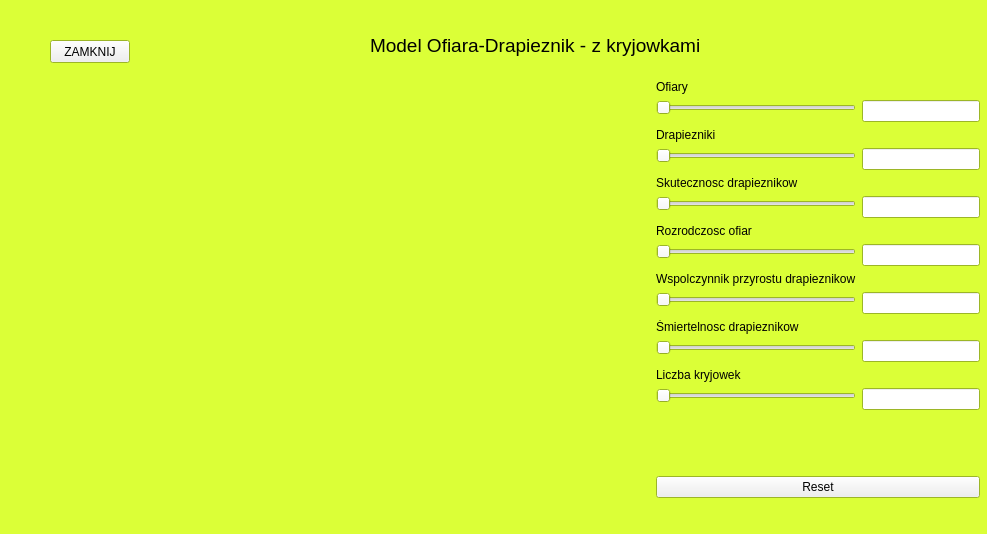
<?xml version="1.0" encoding="UTF-8"?>
<ui version="4.0">
 <class>MainWindowKryj</class>
 <widget class="QMainWindow" name="MainWindowKryj">
  <property name="geometry">
   <rect>
    <x>0</x>
    <y>0</y>
    <width>987</width>
    <height>534</height>
   </rect>
  </property>
  <property name="minimumSize">
   <size>
    <width>900</width>
    <height>400</height>
   </size>
  </property>
  <property name="maximumSize">
   <size>
    <width>16777215</width>
    <height>600</height>
   </size>
  </property>
  <property name="palette">
   <palette>
    <active>
     <colorrole role="Base">
      <brush brushstyle="SolidPattern">
       <color alpha="255">
        <red>255</red>
        <green>255</green>
        <blue>255</blue>
       </color>
      </brush>
     </colorrole>
     <colorrole role="Window">
      <brush brushstyle="SolidPattern">
       <color alpha="255">
        <red>219</red>
        <green>255</green>
        <blue>55</blue>
       </color>
      </brush>
     </colorrole>
    </active>
    <inactive>
     <colorrole role="Base">
      <brush brushstyle="SolidPattern">
       <color alpha="255">
        <red>255</red>
        <green>255</green>
        <blue>255</blue>
       </color>
      </brush>
     </colorrole>
     <colorrole role="Window">
      <brush brushstyle="SolidPattern">
       <color alpha="255">
        <red>219</red>
        <green>255</green>
        <blue>55</blue>
       </color>
      </brush>
     </colorrole>
    </inactive>
    <disabled>
     <colorrole role="Base">
      <brush brushstyle="SolidPattern">
       <color alpha="255">
        <red>219</red>
        <green>255</green>
        <blue>55</blue>
       </color>
      </brush>
     </colorrole>
     <colorrole role="Window">
      <brush brushstyle="SolidPattern">
       <color alpha="255">
        <red>219</red>
        <green>255</green>
        <blue>55</blue>
       </color>
      </brush>
     </colorrole>
    </disabled>
   </palette>
  </property>
  <property name="windowTitle">
   <string>Symulacja z Kryjowkami</string>
  </property>
  <widget class="QWidget" name="centralwidget">
   <widget class="QWidget" name="horizontalLayoutWidget">
    <property name="geometry">
     <rect>
      <x>50</x>
      <y>80</y>
      <width>930</width>
      <height>418</height>
     </rect>
    </property>
    <layout class="QHBoxLayout" name="horizontalLayout" stretch="0,0">
     <item>
      <widget class="QCustomPlot" name="customPlot" native="true">
       <property name="minimumSize">
        <size>
         <width>600</width>
         <height>400</height>
        </size>
       </property>
      </widget>
     </item>
     <item>
      <layout class="QVBoxLayout" name="verticalLayout_2">
       <item>
        <layout class="QFormLayout" name="formLayout">
         <property name="fieldGrowthPolicy">
          <enum>QFormLayout::AllNonFixedFieldsGrow</enum>
         </property>
         <item row="0" column="0">
          <widget class="QLabel" name="label_3">
           <property name="text">
            <string>Ofiary</string>
           </property>
          </widget>
         </item>
         <item row="2" column="0">
          <widget class="QSlider" name="Ofiary">
           <property name="minimumSize">
            <size>
             <width>200</width>
             <height>0</height>
            </size>
           </property>
           <property name="orientation">
            <enum>Qt::Horizontal</enum>
           </property>
          </widget>
         </item>
         <item row="2" column="1">
          <widget class="QLineEdit" name="lOfiary"/>
         </item>
         <item row="3" column="0">
          <widget class="QLabel" name="label_2">
           <property name="text">
            <string>Drapiezniki</string>
           </property>
          </widget>
         </item>
         <item row="4" column="0">
          <widget class="QSlider" name="Drapiezniki">
           <property name="minimumSize">
            <size>
             <width>200</width>
             <height>0</height>
            </size>
           </property>
           <property name="orientation">
            <enum>Qt::Horizontal</enum>
           </property>
          </widget>
         </item>
         <item row="4" column="1">
          <widget class="QLineEdit" name="lDrap"/>
         </item>
         <item row="5" column="0">
          <widget class="QLabel" name="label">
           <property name="text">
            <string>Skutecznosc drapieznikow</string>
           </property>
          </widget>
         </item>
         <item row="6" column="0">
          <widget class="QSlider" name="Skut_drap">
           <property name="minimumSize">
            <size>
             <width>200</width>
             <height>0</height>
            </size>
           </property>
           <property name="orientation">
            <enum>Qt::Horizontal</enum>
           </property>
          </widget>
         </item>
         <item row="6" column="1">
          <widget class="QLineEdit" name="lSkut_drap"/>
         </item>
         <item row="7" column="0">
          <widget class="QLabel" name="label_6">
           <property name="text">
            <string>Rozrodczosc ofiar</string>
           </property>
          </widget>
         </item>
         <item row="8" column="0">
          <widget class="QSlider" name="Rozrod_of">
           <property name="minimumSize">
            <size>
             <width>200</width>
             <height>15</height>
            </size>
           </property>
           <property name="orientation">
            <enum>Qt::Horizontal</enum>
           </property>
          </widget>
         </item>
         <item row="8" column="1">
          <widget class="QLineEdit" name="lRozrod_of"/>
         </item>
         <item row="9" column="0">
          <widget class="QLabel" name="label_4">
           <property name="text">
            <string>Wspolczynnik przyrostu drapieznikow</string>
           </property>
          </widget>
         </item>
         <item row="10" column="0">
          <widget class="QSlider" name="Wsp_przyr_drap">
           <property name="minimumSize">
            <size>
             <width>200</width>
             <height>0</height>
            </size>
           </property>
           <property name="orientation">
            <enum>Qt::Horizontal</enum>
           </property>
          </widget>
         </item>
         <item row="10" column="1">
          <widget class="QLineEdit" name="lWsp_przyr_of"/>
         </item>
         <item row="11" column="0">
          <widget class="QLabel" name="label_5">
           <property name="text">
            <string>Śmiertelnosc drapieznikow</string>
           </property>
          </widget>
         </item>
         <item row="13" column="0">
          <widget class="QSlider" name="Smiert_drap">
           <property name="minimumSize">
            <size>
             <width>200</width>
             <height>0</height>
            </size>
           </property>
           <property name="orientation">
            <enum>Qt::Horizontal</enum>
           </property>
          </widget>
         </item>
         <item row="13" column="1">
          <widget class="QLineEdit" name="lSmier_drap"/>
         </item>
         <item row="15" column="0">
          <widget class="QSlider" name="kryjowki">
           <property name="minimumSize">
            <size>
             <width>200</width>
             <height>0</height>
            </size>
           </property>
           <property name="orientation">
            <enum>Qt::Horizontal</enum>
           </property>
          </widget>
         </item>
         <item row="14" column="0">
          <widget class="QLabel" name="label_8">
           <property name="text">
            <string>Liczba kryjowek</string>
           </property>
          </widget>
         </item>
         <item row="15" column="1">
          <widget class="QLineEdit" name="lkryjowki"/>
         </item>
        </layout>
       </item>
       <item>
        <widget class="QPushButton" name="reset">
         <property name="text">
          <string>Reset</string>
         </property>
        </widget>
       </item>
      </layout>
     </item>
    </layout>
   </widget>
   <widget class="QLabel" name="label_7">
    <property name="geometry">
     <rect>
      <x>370</x>
      <y>30</y>
      <width>381</width>
      <height>31</height>
     </rect>
    </property>
    <property name="palette">
     <palette>
      <active>
       <colorrole role="WindowText">
        <brush brushstyle="SolidPattern">
         <color alpha="255">
          <red>0</red>
          <green>0</green>
          <blue>0</blue>
         </color>
        </brush>
       </colorrole>
       <colorrole role="Button">
        <brush brushstyle="SolidPattern">
         <color alpha="255">
          <red>255</red>
          <green>255</green>
          <blue>255</blue>
         </color>
        </brush>
       </colorrole>
       <colorrole role="Light">
        <brush brushstyle="SolidPattern">
         <color alpha="255">
          <red>255</red>
          <green>255</green>
          <blue>255</blue>
         </color>
        </brush>
       </colorrole>
       <colorrole role="Midlight">
        <brush brushstyle="SolidPattern">
         <color alpha="255">
          <red>255</red>
          <green>255</green>
          <blue>255</blue>
         </color>
        </brush>
       </colorrole>
       <colorrole role="Dark">
        <brush brushstyle="SolidPattern">
         <color alpha="255">
          <red>127</red>
          <green>127</green>
          <blue>127</blue>
         </color>
        </brush>
       </colorrole>
       <colorrole role="Mid">
        <brush brushstyle="SolidPattern">
         <color alpha="255">
          <red>170</red>
          <green>170</green>
          <blue>170</blue>
         </color>
        </brush>
       </colorrole>
       <colorrole role="Text">
        <brush brushstyle="SolidPattern">
         <color alpha="255">
          <red>255</red>
          <green>0</green>
          <blue>0</blue>
         </color>
        </brush>
       </colorrole>
       <colorrole role="BrightText">
        <brush brushstyle="SolidPattern">
         <color alpha="255">
          <red>255</red>
          <green>255</green>
          <blue>255</blue>
         </color>
        </brush>
       </colorrole>
       <colorrole role="ButtonText">
        <brush brushstyle="SolidPattern">
         <color alpha="255">
          <red>0</red>
          <green>0</green>
          <blue>0</blue>
         </color>
        </brush>
       </colorrole>
       <colorrole role="Base">
        <brush brushstyle="SolidPattern">
         <color alpha="255">
          <red>255</red>
          <green>255</green>
          <blue>255</blue>
         </color>
        </brush>
       </colorrole>
       <colorrole role="Window">
        <brush brushstyle="SolidPattern">
         <color alpha="255">
          <red>255</red>
          <green>255</green>
          <blue>255</blue>
         </color>
        </brush>
       </colorrole>
       <colorrole role="Shadow">
        <brush brushstyle="SolidPattern">
         <color alpha="255">
          <red>0</red>
          <green>0</green>
          <blue>0</blue>
         </color>
        </brush>
       </colorrole>
       <colorrole role="AlternateBase">
        <brush brushstyle="SolidPattern">
         <color alpha="255">
          <red>255</red>
          <green>255</green>
          <blue>255</blue>
         </color>
        </brush>
       </colorrole>
       <colorrole role="ToolTipBase">
        <brush brushstyle="SolidPattern">
         <color alpha="255">
          <red>255</red>
          <green>255</green>
          <blue>220</blue>
         </color>
        </brush>
       </colorrole>
       <colorrole role="ToolTipText">
        <brush brushstyle="SolidPattern">
         <color alpha="255">
          <red>0</red>
          <green>0</green>
          <blue>0</blue>
         </color>
        </brush>
       </colorrole>
      </active>
      <inactive>
       <colorrole role="WindowText">
        <brush brushstyle="SolidPattern">
         <color alpha="255">
          <red>0</red>
          <green>0</green>
          <blue>0</blue>
         </color>
        </brush>
       </colorrole>
       <colorrole role="Button">
        <brush brushstyle="SolidPattern">
         <color alpha="255">
          <red>255</red>
          <green>255</green>
          <blue>255</blue>
         </color>
        </brush>
       </colorrole>
       <colorrole role="Light">
        <brush brushstyle="SolidPattern">
         <color alpha="255">
          <red>255</red>
          <green>255</green>
          <blue>255</blue>
         </color>
        </brush>
       </colorrole>
       <colorrole role="Midlight">
        <brush brushstyle="SolidPattern">
         <color alpha="255">
          <red>255</red>
          <green>255</green>
          <blue>255</blue>
         </color>
        </brush>
       </colorrole>
       <colorrole role="Dark">
        <brush brushstyle="SolidPattern">
         <color alpha="255">
          <red>127</red>
          <green>127</green>
          <blue>127</blue>
         </color>
        </brush>
       </colorrole>
       <colorrole role="Mid">
        <brush brushstyle="SolidPattern">
         <color alpha="255">
          <red>170</red>
          <green>170</green>
          <blue>170</blue>
         </color>
        </brush>
       </colorrole>
       <colorrole role="Text">
        <brush brushstyle="SolidPattern">
         <color alpha="255">
          <red>255</red>
          <green>0</green>
          <blue>0</blue>
         </color>
        </brush>
       </colorrole>
       <colorrole role="BrightText">
        <brush brushstyle="SolidPattern">
         <color alpha="255">
          <red>255</red>
          <green>255</green>
          <blue>255</blue>
         </color>
        </brush>
       </colorrole>
       <colorrole role="ButtonText">
        <brush brushstyle="SolidPattern">
         <color alpha="255">
          <red>0</red>
          <green>0</green>
          <blue>0</blue>
         </color>
        </brush>
       </colorrole>
       <colorrole role="Base">
        <brush brushstyle="SolidPattern">
         <color alpha="255">
          <red>255</red>
          <green>255</green>
          <blue>255</blue>
         </color>
        </brush>
       </colorrole>
       <colorrole role="Window">
        <brush brushstyle="SolidPattern">
         <color alpha="255">
          <red>255</red>
          <green>255</green>
          <blue>255</blue>
         </color>
        </brush>
       </colorrole>
       <colorrole role="Shadow">
        <brush brushstyle="SolidPattern">
         <color alpha="255">
          <red>0</red>
          <green>0</green>
          <blue>0</blue>
         </color>
        </brush>
       </colorrole>
       <colorrole role="AlternateBase">
        <brush brushstyle="SolidPattern">
         <color alpha="255">
          <red>255</red>
          <green>255</green>
          <blue>255</blue>
         </color>
        </brush>
       </colorrole>
       <colorrole role="ToolTipBase">
        <brush brushstyle="SolidPattern">
         <color alpha="255">
          <red>255</red>
          <green>255</green>
          <blue>220</blue>
         </color>
        </brush>
       </colorrole>
       <colorrole role="ToolTipText">
        <brush brushstyle="SolidPattern">
         <color alpha="255">
          <red>0</red>
          <green>0</green>
          <blue>0</blue>
         </color>
        </brush>
       </colorrole>
      </inactive>
      <disabled>
       <colorrole role="WindowText">
        <brush brushstyle="SolidPattern">
         <color alpha="255">
          <red>127</red>
          <green>127</green>
          <blue>127</blue>
         </color>
        </brush>
       </colorrole>
       <colorrole role="Button">
        <brush brushstyle="SolidPattern">
         <color alpha="255">
          <red>255</red>
          <green>255</green>
          <blue>255</blue>
         </color>
        </brush>
       </colorrole>
       <colorrole role="Light">
        <brush brushstyle="SolidPattern">
         <color alpha="255">
          <red>255</red>
          <green>255</green>
          <blue>255</blue>
         </color>
        </brush>
       </colorrole>
       <colorrole role="Midlight">
        <brush brushstyle="SolidPattern">
         <color alpha="255">
          <red>255</red>
          <green>255</green>
          <blue>255</blue>
         </color>
        </brush>
       </colorrole>
       <colorrole role="Dark">
        <brush brushstyle="SolidPattern">
         <color alpha="255">
          <red>127</red>
          <green>127</green>
          <blue>127</blue>
         </color>
        </brush>
       </colorrole>
       <colorrole role="Mid">
        <brush brushstyle="SolidPattern">
         <color alpha="255">
          <red>170</red>
          <green>170</green>
          <blue>170</blue>
         </color>
        </brush>
       </colorrole>
       <colorrole role="Text">
        <brush brushstyle="SolidPattern">
         <color alpha="255">
          <red>127</red>
          <green>127</green>
          <blue>127</blue>
         </color>
        </brush>
       </colorrole>
       <colorrole role="BrightText">
        <brush brushstyle="SolidPattern">
         <color alpha="255">
          <red>255</red>
          <green>255</green>
          <blue>255</blue>
         </color>
        </brush>
       </colorrole>
       <colorrole role="ButtonText">
        <brush brushstyle="SolidPattern">
         <color alpha="255">
          <red>127</red>
          <green>127</green>
          <blue>127</blue>
         </color>
        </brush>
       </colorrole>
       <colorrole role="Base">
        <brush brushstyle="SolidPattern">
         <color alpha="255">
          <red>255</red>
          <green>255</green>
          <blue>255</blue>
         </color>
        </brush>
       </colorrole>
       <colorrole role="Window">
        <brush brushstyle="SolidPattern">
         <color alpha="255">
          <red>255</red>
          <green>255</green>
          <blue>255</blue>
         </color>
        </brush>
       </colorrole>
       <colorrole role="Shadow">
        <brush brushstyle="SolidPattern">
         <color alpha="255">
          <red>0</red>
          <green>0</green>
          <blue>0</blue>
         </color>
        </brush>
       </colorrole>
       <colorrole role="AlternateBase">
        <brush brushstyle="SolidPattern">
         <color alpha="255">
          <red>255</red>
          <green>255</green>
          <blue>255</blue>
         </color>
        </brush>
       </colorrole>
       <colorrole role="ToolTipBase">
        <brush brushstyle="SolidPattern">
         <color alpha="255">
          <red>255</red>
          <green>255</green>
          <blue>220</blue>
         </color>
        </brush>
       </colorrole>
       <colorrole role="ToolTipText">
        <brush brushstyle="SolidPattern">
         <color alpha="255">
          <red>0</red>
          <green>0</green>
          <blue>0</blue>
         </color>
        </brush>
       </colorrole>
      </disabled>
     </palette>
    </property>
    <property name="font">
     <font>
      <pointsize>14</pointsize>
     </font>
    </property>
    <property name="text">
     <string>Model Ofiara-Drapieznik - z kryjowkami</string>
    </property>
   </widget>
   <widget class="QPushButton" name="zamknij">
    <property name="geometry">
     <rect>
      <x>50</x>
      <y>40</y>
      <width>80</width>
      <height>23</height>
     </rect>
    </property>
    <property name="text">
     <string>ZAMKNIJ</string>
    </property>
   </widget>
  </widget>
 </widget>
 <customwidgets>
  <customwidget>
   <class>QCustomPlot</class>
   <extends>QWidget</extends>
   <header>../../qcustomplot.h</header>
   <container>1</container>
  </customwidget>
 </customwidgets>
 <resources/>
 <connections/>
</ui>
